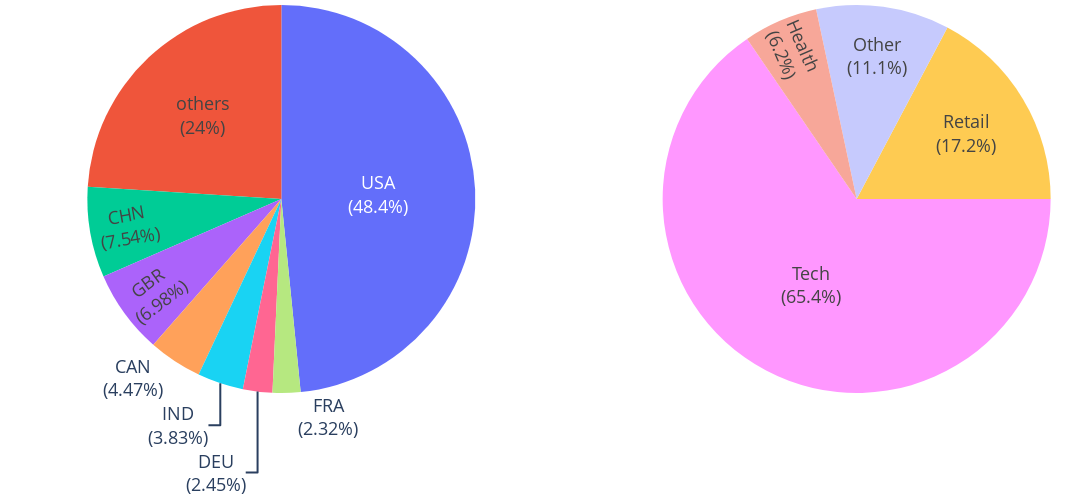

Write notebook code for a chart like this one.
### Code cell
import plotly.graph_objects as go
from plotly.subplots import make_subplots

country_freq = rounds.groupby('country_code').size() / rounds.country_code.size
country_freq['others'] = country_freq[country_freq < 0.02].sum()
country_freq = country_freq[country_freq >= 0.02]
cb_sectors = rounds.groupby('meta_cat').size()

fig = make_subplots(rows=1, cols=2, specs=[[{'type':'domain'}, {'type':'domain'}]], horizontal_spacing=0.1)
fig.add_trace(go.Pie(values=country_freq.values, name="Country", labels=country_freq.index,
                     texttemplate = "%{label}<br>(%{percent})"),
              1, 1)
fig.add_trace(go.Pie(values=cb_sectors.values, name="Sector", labels=cb_sectors.index,
                     texttemplate = "%{label}<br>(%{percent})", rotation = 90),
              1, 2)

fig.update_layout(height=500, width=1100,
                  showlegend=False,
                  font={'size':18},
                  margin={'l':0, 'r':0, 't':0, 'b':0})
fig.write_image('figures/crunchbase_country_sectors.pdf')
fig.show()

### Figure 1 — Plotly figure (JSON) as saved in the notebook; plotly's stock layout.template omitted (floating-point values rounded to 4 significant figures)
{"data": [{"domain": {"x": [0, 0.45], "y": [0, 1]}, "labels": ["CAN", "CHN", "DEU", "FRA", "GBR", "IND", "USA", "others"], "name": "Country", "texttemplate": "%{label}<br>(%{percent})", "type": "pie", "values": [0.04392, 0.07415, 0.02409, 0.0228, 0.06867, 0.03763, 0.476, 0.2359]}, {"domain": {"x": [0.55, 1], "y": [0, 1]}, "labels": ["Health", "Other", "Retail", "Tech"], "name": "Sector", "rotation": 90, "texttemplate": "%{label}<br>(%{percent})", "type": "pie", "values": [30495, 54622, 84853, 321966]}], "layout": {"font": {"size": 18}, "height": 500, "margin": {"b": 0, "l": 0, "r": 0, "t": 0}, "showlegend": false, "width": 1100}}
